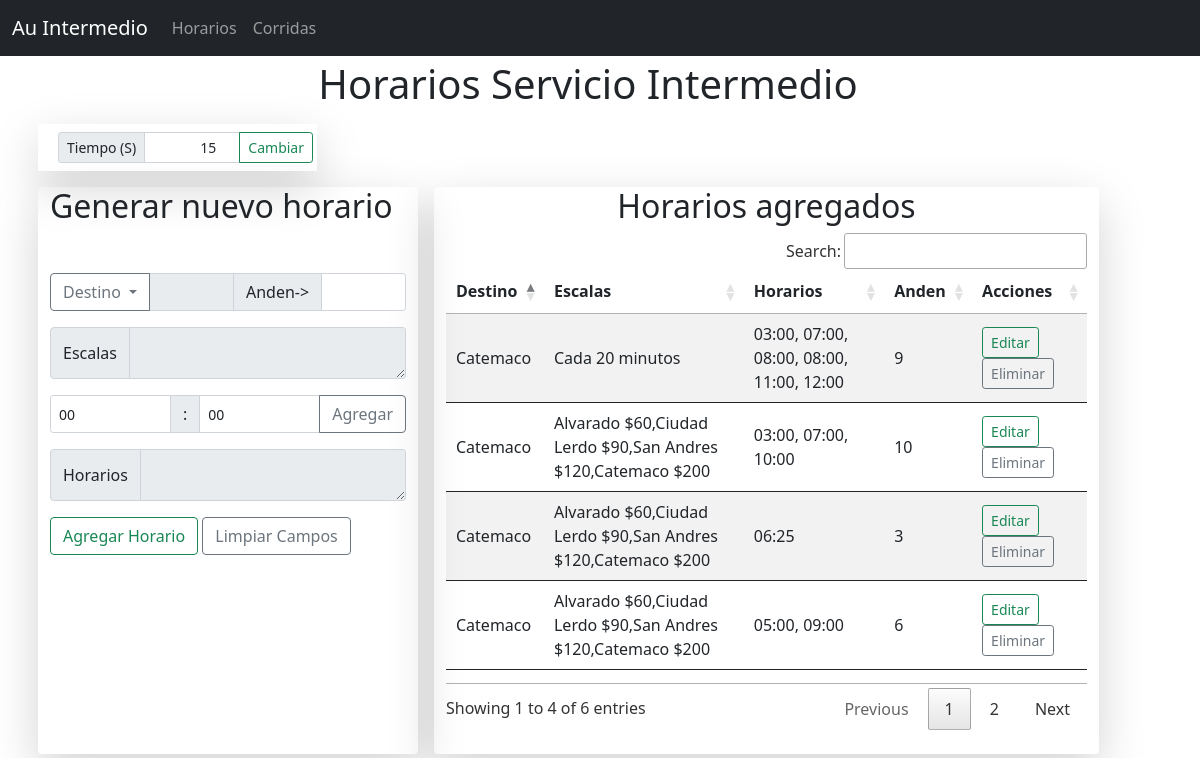
The app's page /horarios with its own data.
### app.py (models this page shows)
class Time(db.Model):
    __tablename__ = "time"
    id = db.Column(db.Integer, primary_key = True)
    time = db.Column(db.Integer)

class Horarios(db.Model):
    __tablename__ = "horario"
    id = db.Column(db.Integer, primary_key = True)
    destino = db.Column(db.String(100), nullable = False)
    escala = db.Column(db.String, nullable = False)
    horario = db.Column(db.String, nullable = False)
    anden = db.Column(db.Integer, nullable = False)

### app.py (the view, shortened to what this page needs)
@app.route('/horarios', methods = ['GET', 'POST']) # pagina de Horarios
def horarios():
    return render_template('horarios.html', horarios = Horarios.query, corridas = Corrida.query, time = Time.query.first())

### templates/horarios.html (shortened to what this page needs)
{% extends 'base.html' %}
    {% block content %}
      <div class="row justify-content-center ">
        <h1 class=" d-flex justify-content-center">Horarios Servicio Intermedio</h1>
      </div>
      <div class="row">
        <div class="col-3 bg-transparent shadow-lg m-2">
          <form action="/time" method="post">
            <div class="input-group input-group-sm m-2">
              <span class="input-group-text" id="inputGroup-sizing-sm">Tiempo (S)</span>
              <input type="number" class="form-control text-end" name="time" value="{{time.time}}" required>
              <button class="btn btn-outline-success" type="submit">Cambiar</button>
            </div>
          </form>
        </div>
      </div>
      <div class="formcontent col-md-12 col-ms-12 col-lg-4 m-2 rounded-2 shadow-lg bg-transparent">
        <h2 class="mb-5">Generar nuevo horario</h2>
        <form class="mb-5" action="/horarios" method="post">
        <div class="input-group mb-3">
          <button class="btn btn-outline-secondary dropdown-toggle" type="button" data-bs-toggle="dropdown" aria-expanded="false">
            Destino
          </button>
          <input type="text" id="destino"name="destino" class="form-control form-control-sm" aria-label="Text input with dropdown button" readonly>
          <span class="input-group-text">Anden-></span>
          <input type="number" id="anden" name="anden" class="form-control form-control-sm">
        </div>
      <div class="input-group mb-3">
        <span class="input-group-text">Escalas</span>
        <textarea class="form-control form-control-sm" placeholder="" id="escala" name="escala" readonly></textarea>
      </div>
      <div class="input-group mb-3">
        <select name="hora" id="hora" class="form-control form-control-sm">
           <option value = "00"> 00 </option>
        </select>
        <span class="input-group-text"> : </span>
        <select name="minuto" id="minuto" class="form-control form-control-sm">
          <option value="00">00</option>
        </select>
        <button class="btn btn-outline-secondary" onclick="add_hora()" type="button">Agregar</button>
      </div>
      <div class="input-group mb-3">
        <span class="input-group-text">Horarios</span>
        <textarea class="form-control form-control-sm" placeholder="" id="horarios" name="horarios" readonly></textarea>
      </div>
      <button class="btn btn-outline-success" type="submit">Agregar Horario</button>
      <button class="btn btn-outline-secondary" onclick="reset()" type="button">Limpiar Campos</button>
      </form>
      </div>
      <div class="tablecontent col-md-12 col-sm-12 col-lg-7 rounded-2 m-2 shadow-lg bg-transparent">
          <h2 class="mb-2 text-center">Horarios agregados</h2>
          <table class="table table-sm table-striped align-middle" id="myTable">
            <thead>
              <tr>
                <th>Destino</th>
                <th>Escalas</th>
                <th>Horarios</th>
                <th>Anden</th>
                <th>Acciones</th>
              </tr>
            </thead>
            <tbody>
              {% for i in horarios%}
              <tr>
                <td>{{i.destino}}</td>
                <td>{{i.escala}}</td>
                <td>{{i.horario}}</td>
                <td>{{i.anden}}</td>
                <td>
                  <a href="/modal/{{i.id}}" class="btn btn-sm btn-outline-success">Editar</a>
                  <a href="/delete/{{i.id}}" class=" btn btn-sm btn-outline-secondary">Eliminar</a>
                </td>
              </tr>
              {% endfor %}
            </tbody>
          </table>
          <br>
      </div>
    {% endblock %}

### static/css/datatable.css (style rules this page uses)
table.dataTable thead>tr>th.sorting,table.dataTable thead>tr>th.sorting_asc,table.dataTable thead>tr>th.sorting_desc,table.dataTable thead>tr>th.sorting_asc_disabled,table.dataTable thead>tr>th.sorting_desc_disabled,table.dataTable thead>tr>td.sorting,table.dataTable thead>tr>td.sorting_asc,table.dataTable thead>tr>td.sorting_desc,table.dataTable thead>tr>td.sorting_asc_disabled,table.dataTable thead>tr>td.sorting_desc_disabled { cursor:pointer;position:relative;padding-right:26px }
table.dataTable thead>tr>th.sorting:before,table.dataTable thead>tr>th.sorting:after,table.dataTable thead>tr>th.sorting_asc:before,table.dataTable thead>tr>th.sorting_asc:after,table.dataTable thead>tr>th.sorting_desc:before,table.dataTable thead>tr>th.sorting_desc:after,table.dataTable thead>tr>th.sorting_asc_disabled:before,table.dataTable thead>tr>th.sorting_asc_disabled:after,table.dataTable thead>tr>th.sorting_desc_disabled:before,table.dataTable thead>tr>th.sorting_desc_disabled:after,table.dataTable thead>tr>td.sorting:before,table.dataTable thead>tr>td.sorting:after,table.dataTable thead>tr>td.sorting_asc:before,table.dataTable thead>tr>td.sorting_asc:after,table.dataTable thead>tr>td.sorting_desc:before,table.dataTable thead>tr>td.sorting_desc:after,table.dataTable thead>tr>td.sorting_asc_disabled:before,table.dataTable thead>tr>td.sorting_asc_disabled:after,table.dataTable thead>tr>td.sorting_desc_disabled:before,table.dataTable thead>tr>td.sorting_desc_disabled:after { position:absolute;display:block;opacity:.125;right:10px;line-height:9px;font-size:.9em }
table.dataTable thead>tr>th.sorting:before,table.dataTable thead>tr>th.sorting_asc:before,table.dataTable thead>tr>th.sorting_desc:before,table.dataTable thead>tr>th.sorting_asc_disabled:before,table.dataTable thead>tr>th.sorting_desc_disabled:before,table.dataTable thead>tr>td.sorting:before,table.dataTable thead>tr>td.sorting_asc:before,table.dataTable thead>tr>td.sorting_desc:before,table.dataTable thead>tr>td.sorting_asc_disabled:before,table.dataTable thead>tr>td.sorting_desc_disabled:before { bottom:50%;content:"▴" }
table.dataTable thead>tr>th.sorting:after,table.dataTable thead>tr>th.sorting_asc:after,table.dataTable thead>tr>th.sorting_desc:after,table.dataTable thead>tr>th.sorting_asc_disabled:after,table.dataTable thead>tr>th.sorting_desc_disabled:after,table.dataTable thead>tr>td.sorting:after,table.dataTable thead>tr>td.sorting_asc:after,table.dataTable thead>tr>td.sorting_desc:after,table.dataTable thead>tr>td.sorting_asc_disabled:after,table.dataTable thead>tr>td.sorting_desc_disabled:after { top:50%;content:"▾" }
table.dataTable thead>tr>th.sorting_asc:before,table.dataTable thead>tr>th.sorting_desc:after,table.dataTable thead>tr>td.sorting_asc:before,table.dataTable thead>tr>td.sorting_desc:after { opacity:.6 }
div.dataTables_scrollBody table.dataTable thead>tr>th:before,div.dataTables_scrollBody table.dataTable thead>tr>th:after,div.dataTables_scrollBody table.dataTable thead>tr>td:before,div.dataTables_scrollBody table.dataTable thead>tr>td:after { display:none }
table.dataTable thead th,table.dataTable thead td,table.dataTable tfoot th,table.dataTable tfoot td { text-align:left }
table.dataTable { width:100%;margin:0 auto;clear:both;border-collapse:separate;border-spacing:0 }
table.dataTable thead th,table.dataTable tfoot th { font-weight:bold }
table.dataTable thead th,table.dataTable thead td { padding:10px;border-bottom:1px solid rgba(0, 0, 0, 0.3) }
table.dataTable tbody tr { background-color:transparent }
table.dataTable tbody th,table.dataTable tbody td { padding:8px 10px }
table.dataTable.no-footer { border-bottom:1px solid rgba(0, 0, 0, 0.3) }
table.dataTable th,table.dataTable td { box-sizing:content-box }
.dataTables_wrapper .dataTables_scroll div.dataTables_scrollBody>table>thead>tr>th,.dataTables_wrapper .dataTables_scroll div.dataTables_scrollBody>table>thead>tr>td,.dataTables_wrapper .dataTables_scroll div.dataTables_scrollBody>table>tbody>tr>th,.dataTables_wrapper .dataTables_scroll div.dataTables_scrollBody>table>tbody>tr>td { vertical-align:middle }
.dataTables_wrapper.no-footer div.dataTables_scrollHead table.dataTable,.dataTables_wrapper.no-footer div.dataTables_scrollBody>table { border-bottom:none }

### records on screen
Time: time "15"
Horarios: destino "Catemaco", escala "Cada 20 minutos", horario "03:00, 07:00, 08:00, 08:00, 11:00, 12:00", anden "9"
Horarios: destino "Catemaco", escala "Alvarado $60,Ciudad Lerdo $90,San Andres $120,Catemaco $200", horario "03:00, 07:00, 10:00", anden "10"
Horarios: destino "Catemaco", escala "Alvarado $60,Ciudad Lerdo $90,San Andres $120,Catemaco $200", horario "06:25", anden "3"
Horarios: destino "Catemaco", escala "Alvarado $60,Ciudad Lerdo $90,San Andres $120,Catemaco $200", horario "05:00, 09:00", anden "6"
